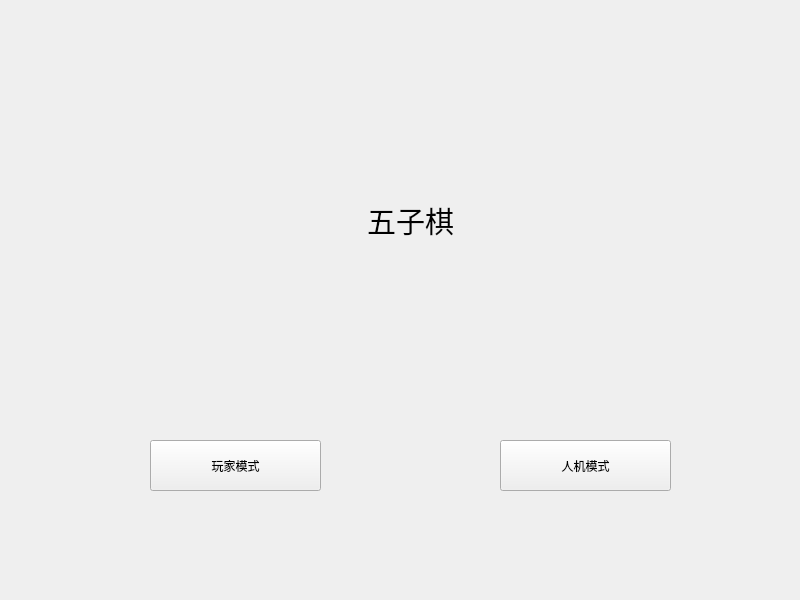
<?xml version="1.0" encoding="UTF-8"?>
<ui version="4.0">
 <class>Widget</class>
 <widget class="QWidget" name="Widget">
  <property name="geometry">
   <rect>
    <x>0</x>
    <y>0</y>
    <width>800</width>
    <height>600</height>
   </rect>
  </property>
  <property name="windowTitle">
   <string>Widget</string>
  </property>
  <widget class="QLabel" name="label">
   <property name="geometry">
    <rect>
     <x>300</x>
     <y>170</y>
     <width>221</width>
     <height>101</height>
    </rect>
   </property>
   <property name="text">
    <string>&lt;html&gt;&lt;head/&gt;&lt;body&gt;&lt;p align=&quot;center&quot;&gt;&lt;span style=&quot; font-size:22pt;&quot;&gt;五子棋&lt;/span&gt;&lt;/p&gt;&lt;/body&gt;&lt;/html&gt;</string>
   </property>
  </widget>
  <widget class="QPushButton" name="pushButton_2">
   <property name="geometry">
    <rect>
     <x>500</x>
     <y>440</y>
     <width>171</width>
     <height>51</height>
    </rect>
   </property>
   <property name="text">
    <string>人机模式</string>
   </property>
  </widget>
  <widget class="QPushButton" name="pushButton">
   <property name="geometry">
    <rect>
     <x>150</x>
     <y>440</y>
     <width>171</width>
     <height>51</height>
    </rect>
   </property>
   <property name="text">
    <string>玩家模式</string>
   </property>
  </widget>
 </widget>
 <resources/>
 <connections/>
</ui>
